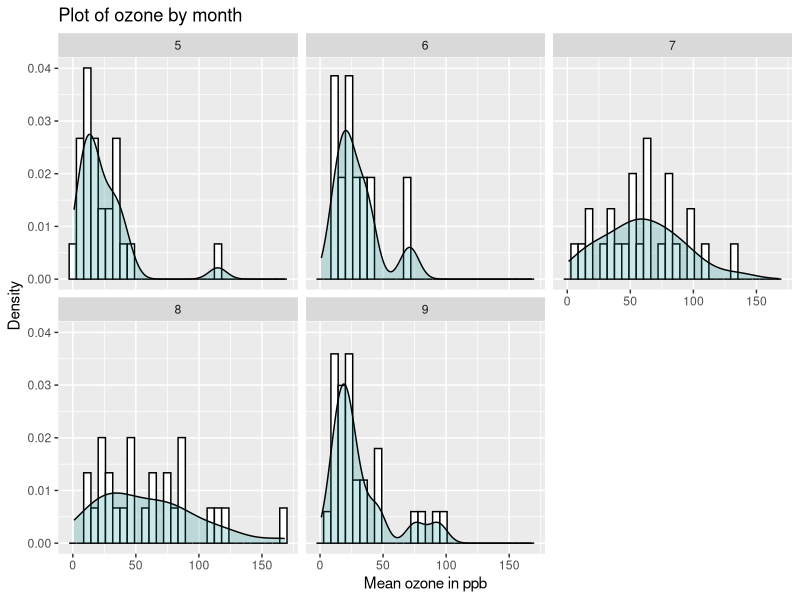
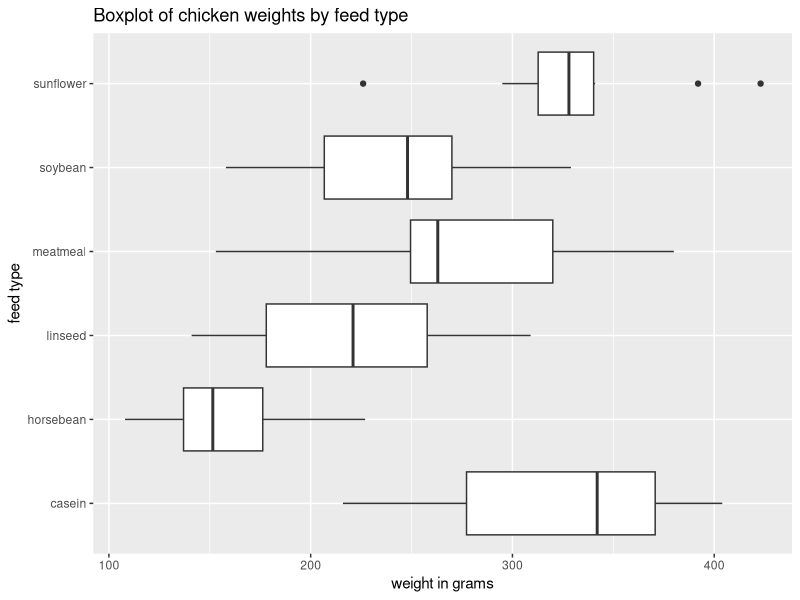
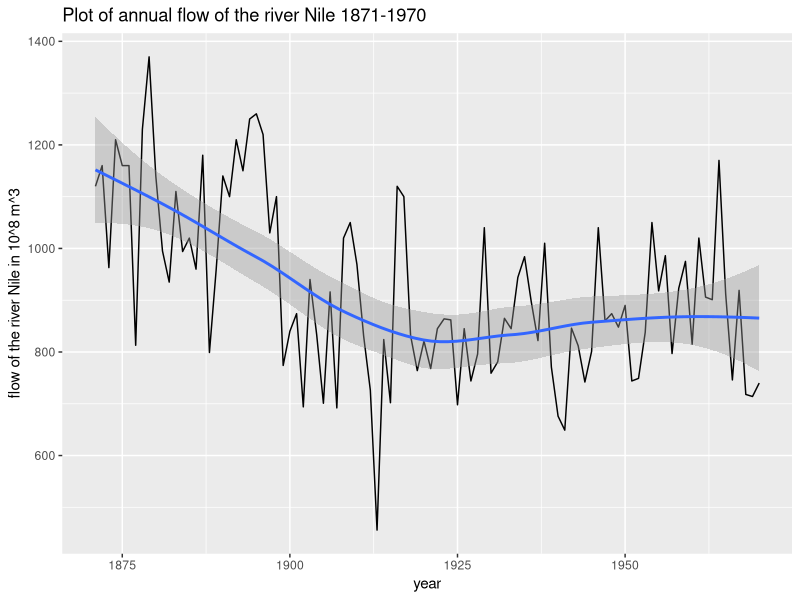
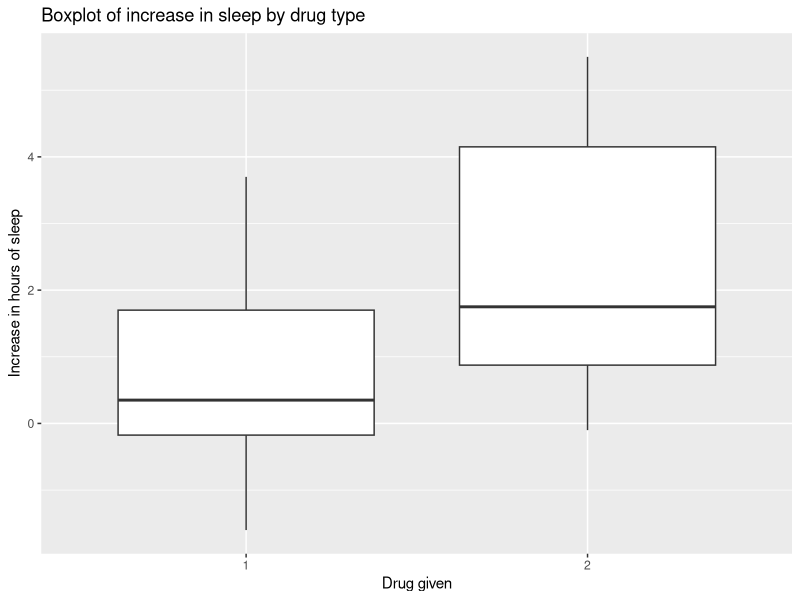

These charts were generated, in order, by the following R code:
## ---- chunk 1
library(tidyverse)
library(tidyr)
data(airquality)
data(chickwts)
data(Nile)
data(sleep)
## ---- chunk 2
# use as.tibble to change the data format to something more compatible with tidyverse tools
tairquality <- as.tibble(airquality)
# use gglot2 to make a figure using the data set
ggplot(data = tairquality, mapping = aes(x = Ozone)) +
  geom_histogram(aes(y=..density..), color="black", fill="white") +
  geom_density(alpha=.2, fill="darkcyan") +
  facet_wrap(~ Month, nrow = 2) +
  xlab('Mean ozone in ppb') +
  ylab("Density") +
  ggtitle("Plot of ozone by month")
## ---- chunk 3
by_month <- group_by(tairquality, Month)
summarise(by_month, ozone = mean(Ozone, na.rm = T))
## ---- chunk 4
tchickwts <- as.tibble(chickwts)

ggplot(data = tchickwts, mapping = aes( x = feed, y = weight)) +
  geom_boxplot() +
  coord_flip() +
  ylab('weight in grams') +
  xlab("feed type") +
  ggtitle("Boxplot of chicken weights by feed type")
## ---- chunk 5
by_feed <- group_by(tchickwts, feed)
summarise(by_feed, weight = median(weight, na.rm = T))
## ---- chunk 6
tNile <- as.tibble(Nile) %>%
  mutate(year = 1871:1970) 
## ---- chunk 7
ggplot(data = tNile, mapping = aes(x = as.numeric(year), y = as.numeric(x))) +
  geom_line() +
  geom_smooth() +
  ylab('flow of the river Nile in 10^8 m^3') +
  xlab("year") +
  ggtitle("Plot of annual flow of the river Nile 1871-1970")
## ---- chunk 8
before_1898 <- tNile %>%
  filter(year < 1898)

after_1898 <- tNile %>%
  filter(year > 1898)

mean(before_1898$x)
mean(after_1898$x)
## ---- chunk 9
tsleep <- as.tibble(sleep)

ggplot(data = tsleep, mapping = aes(x = group, y = extra)) +
  geom_boxplot() +
  xlab('Drug given') +
  ylab("Increase in hours of sleep") +
  ggtitle("Boxplot of increase in sleep by drug type")
## ---- chunk 10
# Add a new variable to compute the difference for each patient
sleep_wide <- spread(sleep,group,extra) %>%
  mutate(diff = `2` - `1`)

sleep_wide$diff
